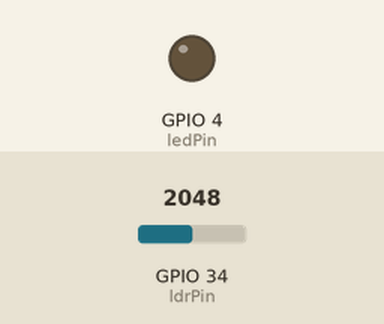
Bench run of a sketch on a simulated ESP32. On the bench: output pins drawn as LEDs (lit = HIGH). The inputs (shaded band) are chosen by the test bench; at power-on: GPIO 34 (ldrPin) = 2048. WiFi joins after 1.5 s; servers stay silent unless stated; random numbers use the default seed unless the sketch sets one; no MQTT or app messages arrive unless stated; what the sketch prints to the serial monitor is not drawn.

Above: at 0.1 s.
At 1.6 s:
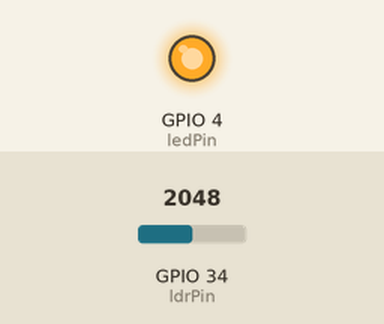
Timing chart, 0 to 3.1 s (numbered marks = the images above):
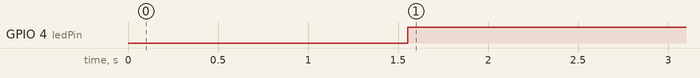

The sketch:

sketch.ino
```cpp
#include <WiFi.h>
#include <PubSubClient.h>

// WiFi (Wokwi)
const char* ssid = "Wokwi-GUEST";
const char* password = "";

// MQTT Broker público
const char* mqtt_server = "broker.hivemq.com";

WiFiClient espClient;
PubSubClient client(espClient);

// Pinos
const int ldrPin = 34;
const int ledPin = 4;

// Variáveis
int valorLuz = 0;
int limite = 2000;

void setup() {
  Serial.begin(115200);
  pinMode(ledPin, OUTPUT);

  // WiFi
  WiFi.begin(ssid, password);
  Serial.print("Conectando ao WiFi");
  while (WiFi.status() != WL_CONNECTED) {
    delay(500);
    Serial.print(".");
  }
  Serial.println("\nWiFi conectado!");

  // MQTT
  client.setServer(mqtt_server, 1883);
}

void reconnect() {
  while (!client.connected()) {
    Serial.print("Conectando ao MQTT...");

    String clientId = "esp32Client_";
    clientId += String(random(1000));

    if (client.connect(clientId.c_str())) {
      Serial.println("Conectado!");
    } else {
      Serial.print("Erro, rc=");
      Serial.print(client.state());
      Serial.println(" tentando novamente...");
      delay(2000);
    }
  }
}

void loop() {
  if (!client.connected()) {
    reconnect();
  }

  client.loop();

  // Leitura do sensor
  valorLuz = analogRead(ldrPin);

  Serial.print("Luminosidade: ");
  Serial.println(valorLuz);

  // Lógica (invertida por causa do módulo)
  bool escuro = valorLuz > limite;

  if (escuro) {
    digitalWrite(ledPin, HIGH);
    client.publish("iluminacao/status", "Ligado");
  } else {
    digitalWrite(ledPin, LOW);
    client.publish("iluminacao/status", "Desligado");
  }

  // Enviar valor da luminosidade
  char msg[20];
  sprintf(msg, "%d", valorLuz);
  client.publish("iluminacao/luminosidade", msg);

  delay(2000);
}
```

Measured:
- by itself, GPIO 4 (ledPin): LOW → HIGH at 1.6 s
